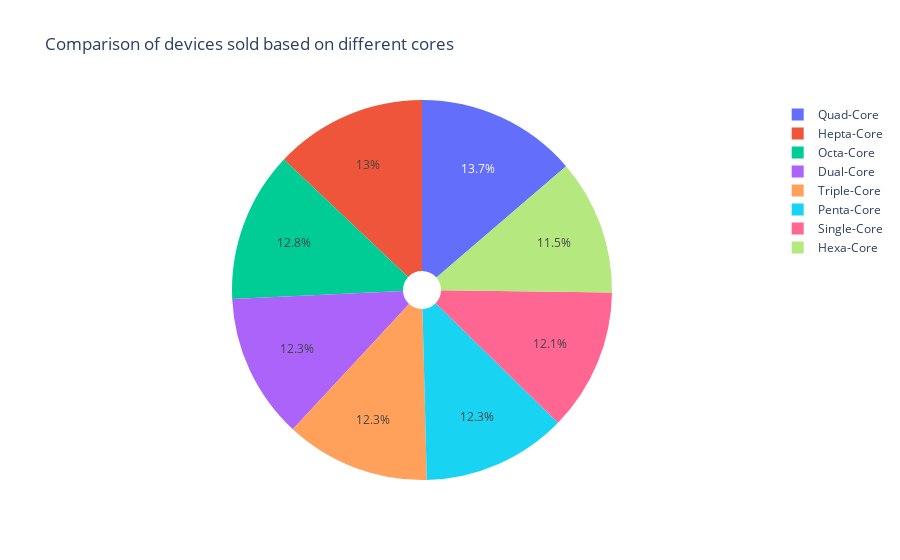

Source (notebook cell):
### Code cell
## Creating another data frame and a column which will be mapped w.r.t. dict for n_cores
## And applying Pie Chart .

dict={1:"Single-Core",2:"Dual-Core",3:"Triple-Core",4:"Quad-Core",5:"Penta-Core",6:"Hexa-Core",7:"Hepta-Core",8:"Octa-Core"}
data=df.copy()
data["Cores"]=data["n_cores"].map(dict)

px.pie(data_frame=data,names="Cores",title="Comparison of devices sold based on different cores",hole=0.1)

### Figure 1 — Plotly figure (JSON) as saved in the notebook; plotly's stock layout.template omitted (floating-point values rounded to 4 significant figures; data arrays with more than 128 entries replaced by an {"elided": "..."} marker saying what was removed)
{"data": [{"domain": {"x": [0, 1], "y": [0, 1]}, "hole": 0.1, "hovertemplate": "Cores=%{label}<extra></extra>", "labels": {"elided": "2000 str values"}, "legendgroup": "", "name": "", "showlegend": true, "type": "pie"}], "layout": {"legend": {"tracegroupgap": 0}, "title": {"text": "Comparison of devices sold based on different cores"}}}
